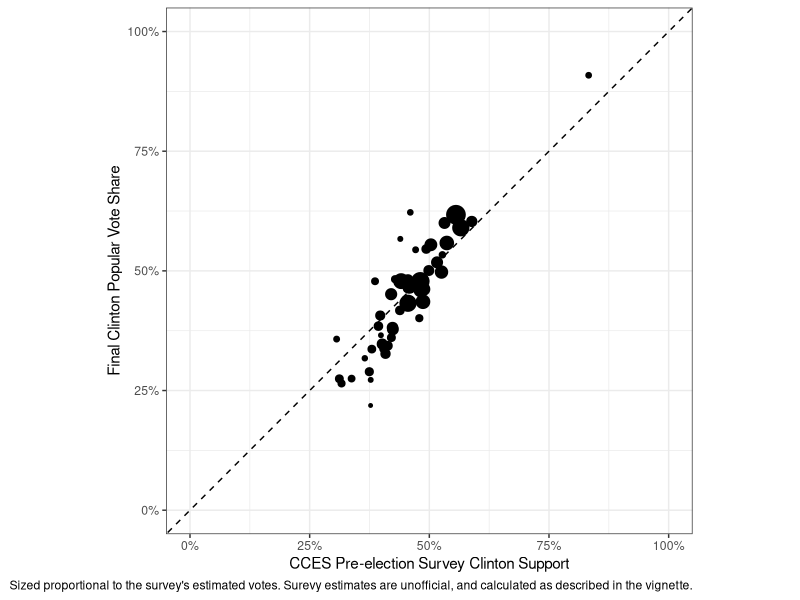
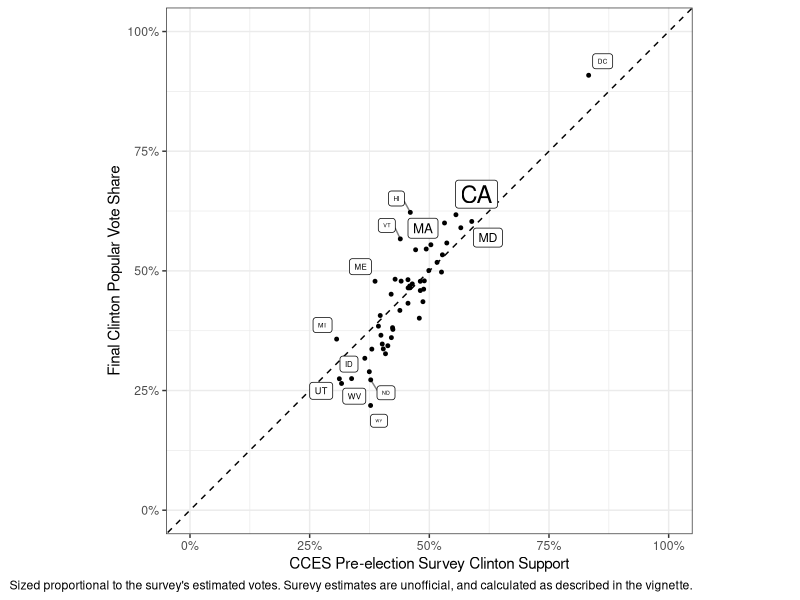

Write R code to recreate these figures, in order.
## ---- chunk 1
knitr::opts_chunk$set(echo = TRUE)
library(readr)
## ---- chunk 2
read_csv("data/output/pres16_state.csv")
## ---- chunk 3
library(ggplot2)
library(ggrepel)
library(scales)
library(readr)

df <- read_csv("data/output/pres16_state.csv")

gg0 <- ggplot(df, aes(x = cces_pct_hrc_voters, y = pct_hrc_voters, size = cces_n_voters)) +
  geom_abline(slope = 1, intercept = 0, linetype = "dashed") +
  scale_x_continuous(limits = c(0, 1), label = percent) +
  scale_y_continuous(limits = c(0, 1), label = percent) +
  guides(size = FALSE) +
  coord_equal() +
  theme_bw() +
  labs(x = "CCES Pre-election Survey Clinton Support",
       y = "Final Clinton Popular Vote Share",
       caption = "Sized proportional to the survey's estimated votes. Surevy estimates are unofficial, and calculated as described in the vignette.")

## ---- chunk 4
gg0 + geom_point()
## ---- chunk 5
gg0 + geom_point(size = 1) +  geom_label_repel(aes(label = st), segment.alpha = 0.5)
